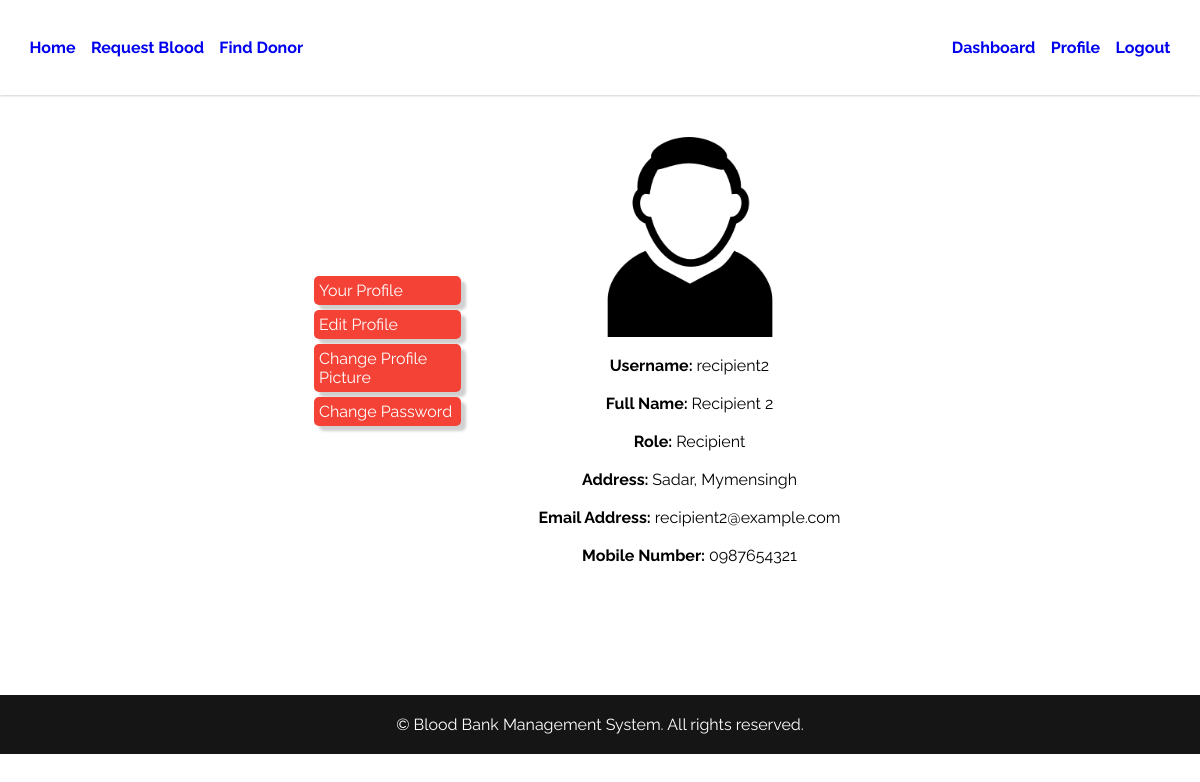
Page /views/profile.php (signed in) on the committed database.
### tables this page shows
CREATE TABLE `users` (
  `id` int(10) NOT NULL,
  `username` varchar(255) NOT NULL,
  `password` varchar(255) NOT NULL,
  `name` varchar(255) NOT NULL,
  `bloodGroup` varchar(255) NOT NULL,
  `role` varchar(255) NOT NULL,
  `age` int(11) DEFAULT NULL,
  `gender` varchar(255) DEFAULT NULL,
  `availability` varchar(255) DEFAULT NULL,
  `address` varchar(512) NOT NULL,
  `email` varchar(255) NOT NULL,
  `mobileNumber` varchar(20) NOT NULL,
  `profilePicture` varchar(255) NOT NULL DEFAULT '../assets/images/avatar.jpg'
);

### models/usersModel.php (called while the page is built, shortened)
<?php
    function profile() {
        $username = $_COOKIE['user'];
        $con = getConnection();
        $sql = "select * from users where username='{$username}'";
        $result = mysqli_query($con, $sql);
        $profile = [];
        while($user = mysqli_fetch_assoc($result)){
            array_push($profile, $user);
        }
        return $profile;
    }
?>

### views/profile.php (the view, shortened to what this page needs)
<?php
    include_once 'header.php';
    include_once '../models/usersModel.php';
    $user = profile();
?>
<!DOCTYPE html>
<html lang="en">
  <head>
  </head>
  <body>
    <?php include_once 'header.php';?>
    <section class="whitespace">
      <table border="0" width="100%">
        <tr>
          <td width="25%"></td>
          <td>
            <br />
            <table border="0" width="100%">
              <tr>
                <td width="30%">
                <div class="update-profile">
                  <ul>
                    <a href="profile.php"><li>Your Profile</li></a>
                  </ul>
                  <ul>
                    <a href="editProfile.php"><li>Edit Profile</li></a>
                  </ul>
                  <ul>
                    <a href="changeProfilePicture.php"><li>Change Profile Picture</li></a>
                  </ul>
                  <ul>
                    <a href="changePassword.php"><li>Change Password</li></a>
                  </ul>
                </div>
                </td>
                <td width="70%" style="text-align: center;">
                    <form
                    method="post"
                    action="<?php echo htmlspecialchars($_SERVER["PHP_SELF"]);?>"
                    enctype="multipart/form-data"
                    >
                        <br />
                        <img src="<?=$user[0]['profilePicture']?>" alt="profile-picture" width="200" height="200">
                        <br /><br />
                        <b>Username: </b><span><?=$user[0]['username']?></span>
                        <br /><br />
                        <b>Full Name: </b><span><?=$user[0]['name']?></span>
                        <br /><br />
                        <b>Role: </b><span><?=$user[0]['role']?></span>
                        <br /><br />
                        <b>Address: </b><span><?=$user[0]['address']?></span>
                        <br /><br />
                        <b>Email Address: </b><span><?=$user[0]['email']?></span>
                        <br /><br />
                        <b>Mobile Number: </b><span><?=$user[0]['mobileNumber']?></span>
                        <br /><br />
                    </form>
                </td>
              </tr>
            </table>
          </td>
          <td width="25%"></td>
        </tr>
      </table>
    </section>
    <?php include_once 'footer.php';?>
  </body>
</html>

### assets/css/style.css (style rules this page uses)
* { margin: 0; padding: 0; box-sizing: border-box; font-family: "Raleway", sans-serif; text-decoration: none; }
.whitespace { height: 70vh; }
.update-profile { border-radius: 5px; padding: 5px; margin-right: 10px; }
.update-profile ul { list-style: none; }
.update-profile ul li { background-color: #f44336; box-shadow: 5px 5px 3px #d0d0d0; padding: 5px; border-radius: 5px; margin: 5px; color: white; }

### rows in the picture
users: profilePicture (placeholder picture), username "recipient2", name "Recipient 2", role "Recipient", address "Sadar, Mymensingh", email "recipient2@example.com", mobileNumber "0987654321"
